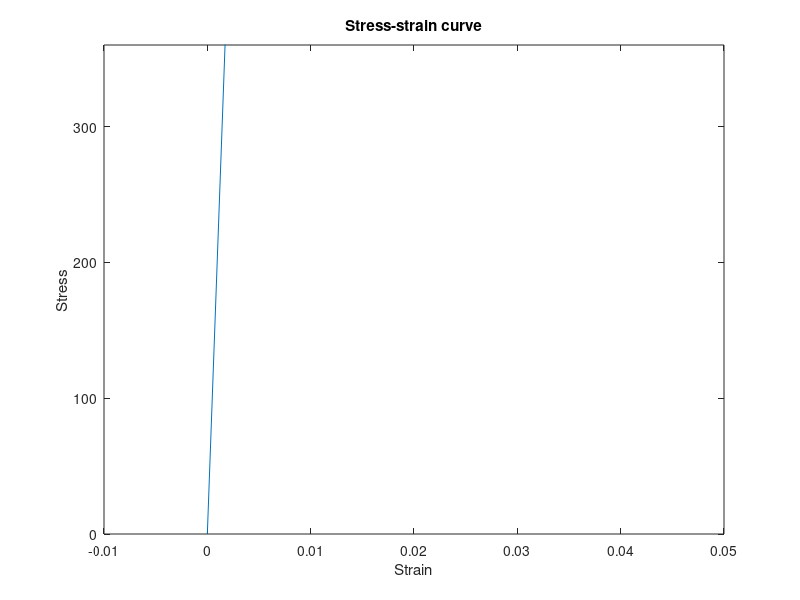

Here is the MATLAB script that generated this plot:
%Problem set 6
clear all;
close all;

%% Task 1b
%defining constants
E = 210000; % Young's modulus
epsilon_0 = 1.0; % Reference strain
fs = 13;

% Tolerance criterion for the palstic iterations
tol = 0.000001;

% Material constants in Voce law from Problem Set 4
sigma_0 = 262.08;
Q1 = 222.705; 
C1 = 10.535;

% Time-variables
t_0 = 1;
t_max = 1*t_0;
dt = 0.01;
t = 0:dt:t_max;

len_t = length(t);

% Strain history as defined in the problem set
epsilon = epsilon_0.*sin(pi.*t./(2.*t_0));

%Defining the yield criterion for elastic-plastic material with isotropic
%hardening
f = @(sigma,sigma_0, R) abs(sigma)-(sigma_0+R);

%Defining the plastic modulus h_r, found in 1a
h_R = @(C_R,Q_R,p) C_R*Q_R*exp(-C_R*p);

%Defining vectors of zeros
sigma = zeros(1,len_t);
R = zeros(1,len_t);
p = zeros(1,len_t);
epsilon_e = zeros(1,len_t);
epsilon_p = zeros(1,len_t);

%Defining the trial state by a loop
for n = 1:1:len_t-1
    delta_eps = epsilon(1,n+1)-epsilon(1,n);
    sigma_tr = sigma(1,n) + E*delta_eps; %elastic trial state based on the variables at t_n
    R_tr = R(1,n); %not changing during the time step as it is assumed to be elastic
    if f(sigma_0,sigma_tr,R_tr) <= 0 %if yes, the step is elastic
        sigma(1,n+1) = sigma_tr;
        R(1,n+1) = R_tr;
        p(1,n+1) = p(1,n);
        epsilon_p(1,n+1) = epsilon_p(1,n);
    else % f>0, the step is plastic, and therefore inadmissable
       %has to re-establish consistency, f=0
       %introduces temporary variables
       yield_function = f(sigma_tr,sigma_0,R_tr);
       hardening = R_tr;
       plastic = p(1,n);
       sig = sigma_tr;
       
       while yield_function > abs(tol)
        delta_p = abs(sigma_tr)-(sigma_0+R(1,n))/(E+h_R(C1,Q1,plastic));
        delta_eps_p = delta_p*sgn(sigma_tr);
        plastic = p(1,m) + delta_p;
        delta_hard = h_R(C1,Q1,plastic)*delta_p;
        hardening = R(1,n) + delta_hard;
        sig = sigma_tr - E*delta_eps_p; 
        yield_function = sgn(sigma_tr)*(sigma_tr-E*delta_eps_p)-(sigma_0+R(1,n)+h_R(C1,Q1,plastic));
       end
       
       sigma(1,n+1) = sig;
       R(1,n+1) = hardening;
       p(1,n+1) = plastic;
       epsilon_p(1,n+1) = epsilon(1,n)+delta_eps_p;
    end
    epsilon_e(1,n+1) = epsilon(1,n+1)-epsilon_p(1,n+1);
end

figure();
plot(epsilon,sigma);
xlabel('Strain');
ylabel('Stress');
title('Stress-strain curve');
axis([-0.01 0.05 0 360])
    

        

